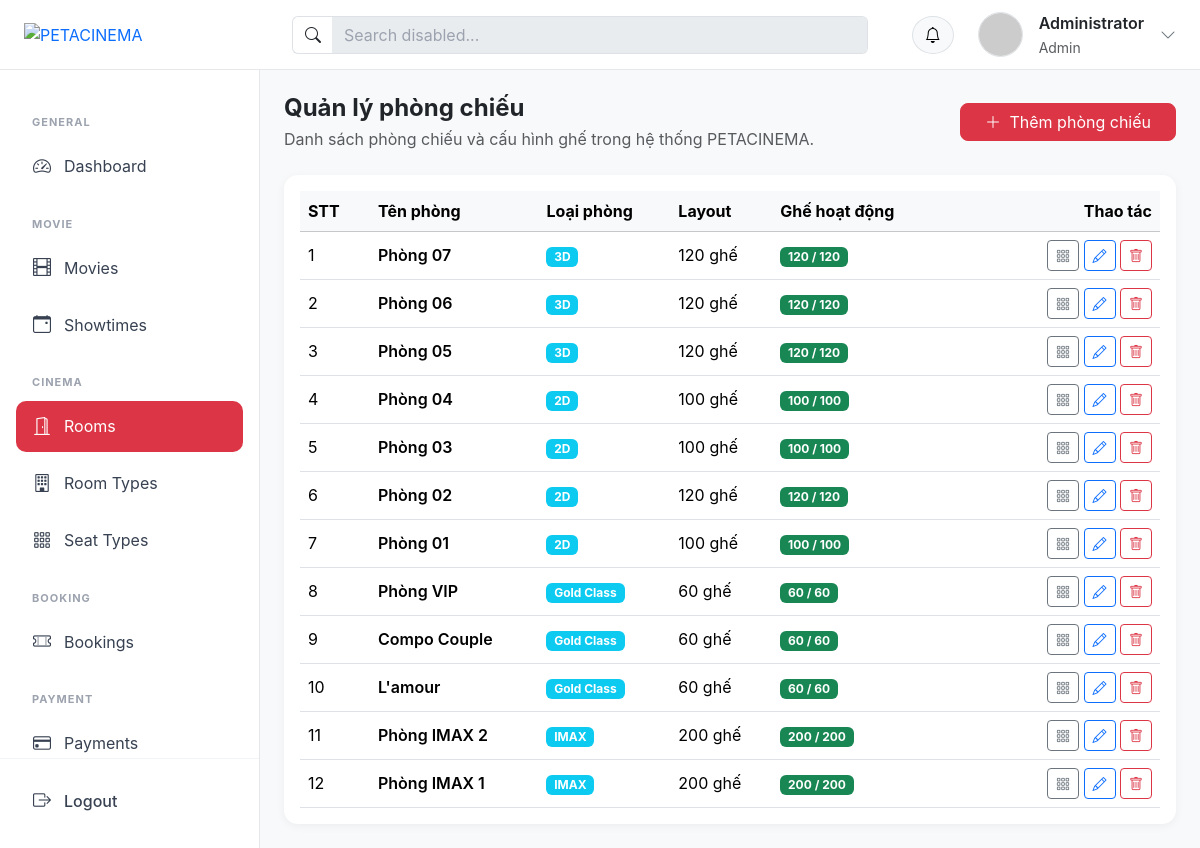
Page /?action=rooms (signed in) on the committed database.
### tables this page shows
CREATE TABLE `rooms` (
  `id` int NOT NULL,
  `room_type_id` int NOT NULL,
  `name` varchar(100) NOT NULL,
  `total_seats` int NOT NULL
);

CREATE TABLE `room_types` (
  `id` int NOT NULL,
  `name` varchar(50) NOT NULL,
  `price_modifier` decimal(10,2) DEFAULT '0.00',
  `description` text
);

### controllers/RoomController.php (called while the page is built, shortened)
<?php
class RoomController
{
    public $roomModel;
    public function __construct()
    {
        $this->roomModel = new RoomModel();
    }
    public function list()
    {
        $listRoom = $this->roomModel->getAll();
        require_once PATH_VIEW_ADMIN
            . 'layout/layout.php';
    }
}

### index.php (called while the page is built, shortened)
<?php
spl_autoload_register(function ($class) {
    $fileName = "$class.php";
    $fileModel              = PATH_MODEL . $fileName;
});
require_once './routes/index.php';

### models/BaseModel.php (called while the page is built, shortened)
<?php
class BaseModel
{
    public function __construct()
    {
        $dsn = sprintf('mysql:host=%s;port=%s;dbname=%s;charset=utf8mb4', DB_HOST, DB_PORT, DB_NAME);
        try {
            $this->pdo = new PDO($dsn, DB_USERNAME, DB_PASSWORD, DB_OPTIONS);
        } catch (PDOException $e) {
            die("Kết nối cơ sở dữ liệu thất bại: {$e->getMessage()}. Vui lòng thử lại sau.");
        }
    }
}

### models/RoomModel.php (called while the page is built, shortened)
<?php
class RoomModel extends BaseModel
{
    public function getAll()
    {
        $sql = "SELECT
                    rooms.*,
                    room_types.name AS room_type_name,
                    COUNT(seats.id) AS generated_seats,
                    COALESCE(
                        SUM(
                            CASE
                                WHEN seats.status = 'available' THEN 1
                                ELSE 0
                            END
                        ),
                        0
                    ) AS available_seats,
                    COALESCE(
                        SUM(
                            CASE
                                WHEN seats.status = 'maintenance' THEN 1
                                ELSE 0
                            END
                        ),
                        0
                    ) AS maintenance_seats
                FROM rooms
                INNER JOIN room_types
                    ON rooms.room_type_id = room_types.id
                LEFT JOIN seats
                    ON rooms.id = seats.room_id
                GROUP BY
                    rooms.id,
                    rooms.room_type_id,
                    rooms.name,
                    rooms.total_seats,
                    room_types.name
                ORDER BY rooms.id DESC";
        $stmt = $this->pdo->prepare($sql);
        $stmt->execute();
        return $stmt->fetchAll();
    }
}

### views/admin/rooms/list.php (the view, shortened to what this page needs)
<div class="d-flex flex-wrap justify-content-between align-items-center gap-3 mb-4">
    <div>
        <h4 class="mb-1 fw-bold">Quản lý phòng chiếu</h4>
        <p class="text-muted mb-0">
            Danh sách phòng chiếu và cấu hình ghế trong hệ thống PETACINEMA.
        </p>
    </div>
    <a href="?action=roomAdd" class="btn btn-danger rounded-3 px-4">
        <i class="bi bi-plus-lg me-1"></i>
        Thêm phòng chiếu
    </a>
</div>
<div class="card">
    <div class="card-body p-3">
        <div class="table-responsive">
            <table class="table table-hover align-middle mb-0">
                <thead class="table-light">
                    <tr>
                        <th width="70">STT</th>
                        <th>Tên phòng</th>
                        <th>Loại phòng</th>
                        <th>Layout</th>
                        <th>Ghế hoạt động</th>
                        <th class="text-end" width="220">Thao tác</th>
                    </tr>
                </thead>
                <tbody>
                <?php if (!empty($listRoom)): ?>
                    <?php
                        $Stt=0;
                        foreach ($listRoom as $room):
                        $Stt++;
                        ?>
                        <?php
                        $totalSeats       = (int)$room['total_seats'];
                        $generatedSeats   = (int)$room['generated_seats'];
                        $availableSeats   = (int)$room['available_seats'];
                        $maintenanceSeats = (int)$room['maintenance_seats'];
                        if ($generatedSeats == 0) {
                            $badge = 'secondary';
                        } elseif ($maintenanceSeats > 0) {
                            $badge = 'warning';
                        } else {
                            $badge = 'success';
                        }
                        ?>
                        <tr>
                            <td>
                                <?= $Stt ?>
                            </td>
                            <td class="fw-semibold">
                                <?= htmlspecialchars($room['name']) ?>
                            </td>
                            <td>
                                <span class="badge bg-info">
                                    <?= htmlspecialchars($room['room_type_name']) ?>
                                </span>
                            </td>
                            <td>
                                <?= $totalSeats ?> ghế
                            </td>
                            <td>
                                <span class="badge bg-<?= $badge ?>">
                                    <?= $availableSeats ?> / <?= $totalSeats ?>
                                </span>
                            </td>
                            <td class="text-end">
                                <a href="?action=roomSeats&id=<?= $room['id'] ?>"
                                   class="btn btn-outline-secondary btn-sm">
                                    <i class="bi bi-grid-3x3-gap"></i>
                                </a>
                                <a href="?action=roomEdit&id=<?= $room['id'] ?>"
                                   class="btn btn-outline-primary btn-sm">
                                    <i class="bi bi-pencil"></i>
                                </a>
                                <a href="?action=roomDelete&id=<?= $room['id'] ?>"
                                   class="btn btn-outline-danger btn-sm"
                                   onclick="return confirm('Bạn có chắc chắn muốn xóa phòng <?= htmlspecialchars($room['name'], ENT_QUOTES) ?>?');">
                                    <i class="bi bi-trash"></i>
                                </a>
                            </td>
                        </tr>
                    <?php endforeach; ?>
                <?php endif; ?>
                </tbody>
            </table>
        </div>
    </div>
</div>

### assets/css/admin.css (style rules this page uses)
:root { --header-height: 70px; --sidebar-width: 260px; }
body { margin: 0; background: #f8f9fa; font-family: "Inter", -apple-system, BlinkMacSystemFont, "Segoe UI", Roboto, sans-serif; min-height: 100vh; }
.content .table-responsive { width: 100%; overflow-x: auto; }
.card { border: none; border-radius: 14px; box-shadow: 0 2px 10px rgba(0, 0, 0, 0.05); }

### rows in the picture
rooms: name "Phòng 07", room_type.name "3D", total_seats "120", availableSeats "120"
rooms: name "Phòng 06", room_type.name "3D", total_seats "120", availableSeats "120"
rooms: name "Phòng 05", room_type.name "3D", total_seats "120", availableSeats "120"
rooms: name "Phòng 04", room_type.name "2D", total_seats "100", availableSeats "100"
rooms: name "Phòng 03", room_type.name "2D", total_seats "100", availableSeats "100"
rooms: name "Phòng 02", room_type.name "2D", total_seats "120", availableSeats "120"
rooms: name "Phòng 01", room_type.name "2D", total_seats "100", availableSeats "100"
rooms: name "Phòng VIP", room_type.name "Gold Class", total_seats "60", availableSeats "60"
rooms: name "Compo Couple", room_type.name "Gold Class", total_seats "60", availableSeats "60"
rooms: name "L'amour", room_type.name "Gold Class", total_seats "60", availableSeats "60"
rooms: name "Phòng IMAX 2", room_type.name "IMAX", total_seats "200", availableSeats "200"
rooms: name "Phòng IMAX 1", room_type.name "IMAX", total_seats "200", availableSeats "200"

### other values in the picture
$user['fullname'] "Administrator"
$user['role'] "Admin"
